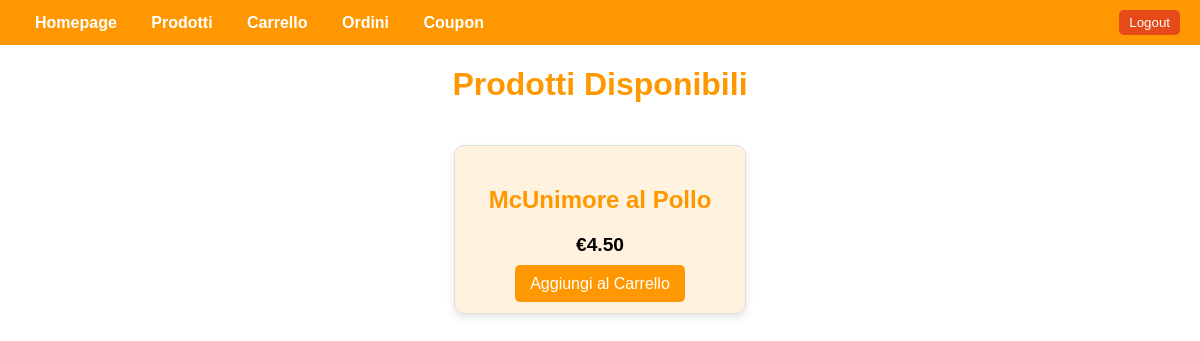
Page /prodotti/ (signed in) on the earlier database version.
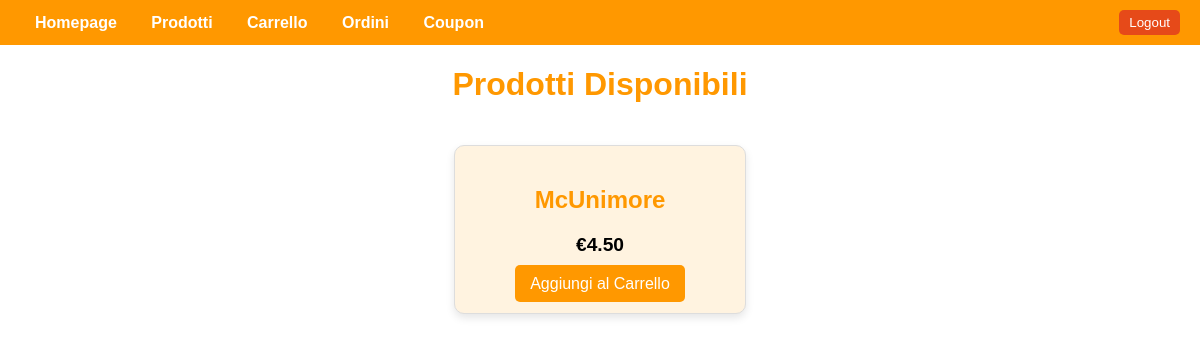
Same page on the later database version.
### gestione/models.py (models this page shows, shortened)
class Product(models.Model):
    name = models.CharField(max_length=255)
    price = models.DecimalField(max_digits=10, decimal_places=2)
    image_name = models.CharField(max_length=255, blank=True, null=True)  # Nome dell'immagine PNG

### PROGETTO/views.py (the view, shortened to what this page needs)
# urls.py: path('prodotti/', views.prodotti_view, name='prodotti'),
@login_required
def prodotti_view(request):
    products = Product.objects.all()
    return render(request, 'prodotti.html', {'products': products})

### templates/prodotti.html (shortened to what this page needs)
{% extends 'base.html' %}
{% load static %}
{% block content %}
<h1 style="text-align: center; color: #ff9800;">Prodotti Disponibili</h1>
<div style="display: flex; flex-wrap: wrap; justify-content: center; gap: 20px; padding: 20px;">
    {% for product in products %}
        <div style="border: 1px solid #ddd; border-radius: 10px; box-shadow: 0 4px 8px rgba(0, 0, 0, 0.1); width: 250px; padding: 20px; background-color: #fff3e0; text-align: center;">
            <h2 style="color: #ff9800;">{{ product.name }}</h2>
            <p style="font-size: 1.2em; font-weight: bold;">€{{ product.price }}</p>
            <a href="{% url 'add_to_cart' product.id %}" style="background-color: #ff9800; color: white; border: none; padding: 10px 15px; cursor: pointer; border-radius: 5px; text-decoration: none;">Aggiungi al Carrello</a>
        </div>
    {% endfor %}
</div>
{% endblock %}

Differences in the rows shown:
changed Product: name "McUnimore al Pollo" → "McUnimore"
